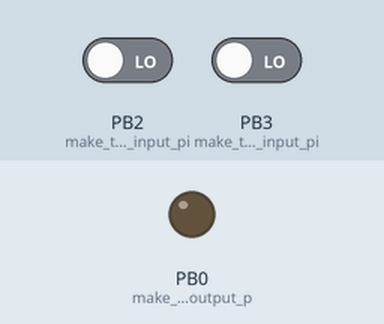
Simulated run of this sketch. Board: ATtiny85, built with avr-gcc and run on an emulated ATtiny85. On the bench: output pins drawn as LEDs (lit = HIGH). The test bench sets the inputs (shaded band); at power-on: PB2 (make_this_pin_an_input_pi) LOW, PB3 (make_this_pin_an_input_pi) LOW.

Above: at 2.2 s.
2.3 s: PB2 (make_this_pin_an_input_pi) driven HIGH
At 3.8 s:
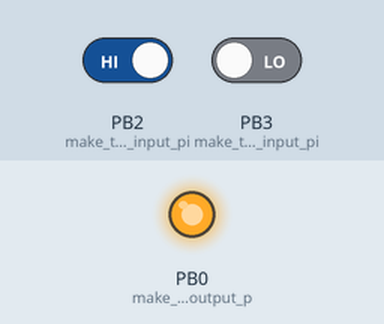
4.5 s: PB2 (make_this_pin_an_input_pi) driven LOW
At 5.3 s:
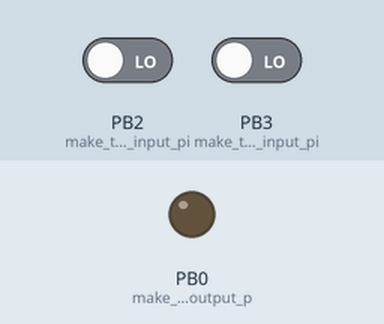
6.5 s: PB3 (make_this_pin_an_input_pi) driven HIGH
At 8.1 s:
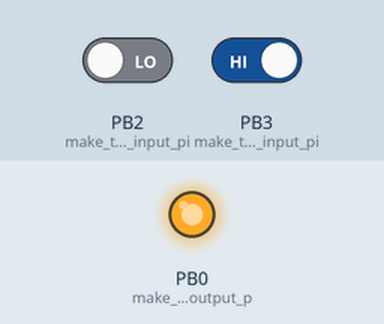
Timing chart, 0 to 9.6 s (numbered marks = the images above; inputs shaded):
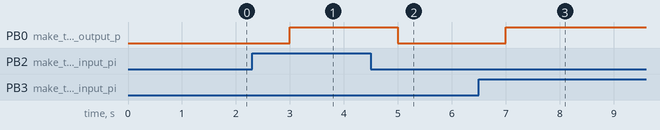

Measured:
- after the input at 2.3 s, PB0 (make_this_pin_an_output_p): LOW → HIGH after 0.70 s
- after the input at 4.5 s, PB0 (make_this_pin_an_output_p): HIGH → LOW after 0.50 s
- after the input at 6.5 s, PB0 (make_this_pin_an_output_p): LOW → HIGH after 0.50 s

The sketch:

Additional_File_16_ATtiny_motor_controller.ino
```cpp
//"Digital Gateway": This is the script to use an ATtiny85 to control the Tunze DC motor
//controller for the Comline DOC 9004 DC protein skimmer. When programming the ATtiny85 using the Arduino
//IDE, set the Board to ATtiny25/45/85; set the Processor to ATtiny85; set the Clock to Internal 1 MHz.
//This last step is critical! Never set this to an external clock! Port does not need to be specified for
//the Sparkfun USB programmer.  Also set the Programmer to USBtinyISP (normally it is set to AVRISP mkII for the Uno).
//Sketch by J. J. Henry; January, 2019 UIUC.  This project was funded by and NSF EDGER grant (no 1827533).

void setup() {

pinMode(3, INPUT);// make this pin an input pin for sensing digital state from ATMEL 1724 pin 3
pinMode(2, INPUT);// make this pin an input pin for for sensing digital state from optocoupler
pinMode(0, OUTPUT);//make this pin an output pin to control the state of the motor controller
//may need to use 10K pull down resistors tied to ground to pull input pins LOW normally
digitalWrite(0, LOW);//start with this pin set to LOW = motor running
delay(1000);// wait one second to give DC controller time to startup first, if there is a power outage
}


void loop() {
if (digitalRead(2) == 1){//to activate a feeding cycle, input from Walchem controller via optocoupler
  digitalWrite(0, HIGH);//turn off skimmer motor
}
else if (digitalRead(3) == 1){//to activate cup cleaning, input from the DC motor controller via pushbutton
  digitalWrite(0, HIGH);//turn off skimmer motor
}
else
{
  digitalWrite(0, LOW);//turn on skimmer motor
}
delay(1000);//wait one second
}
```
